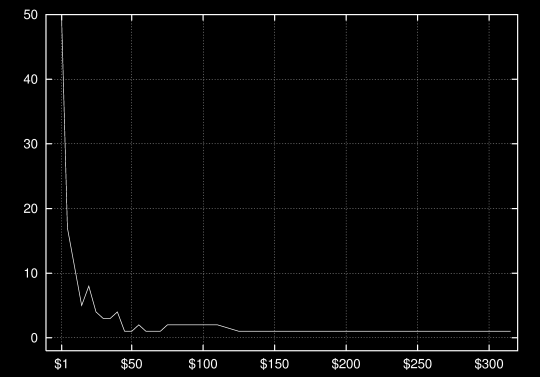

Recreate this plot in gnuplot.

set grid

set key off

set terminal postscript eps enhanced
set output "prizeGraph.eps"
set size .8,.8

#set logscale x
#set logscale y

set format x '$%.f'

set xtics (1,50, 100, 150, 200, 250, 300)

set xrange[-10:320]
set yrange[-2:50]

plot "prizeGraphData2.txt" using 1:2 with lines


pause -1